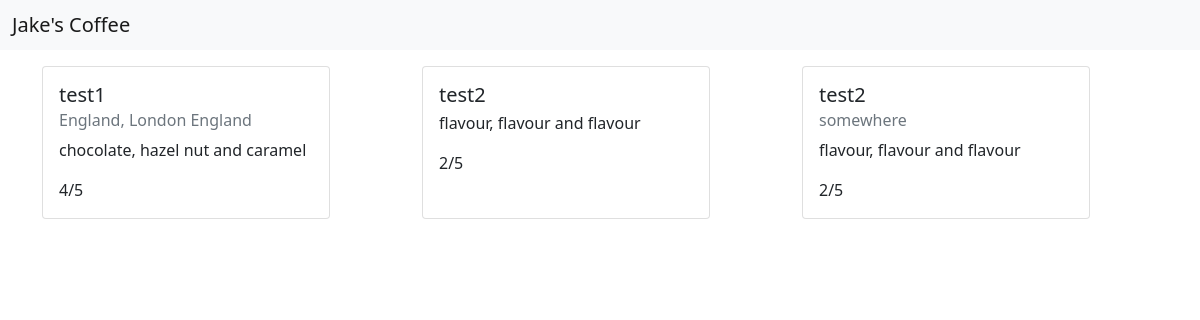
Before: / with the older database file.
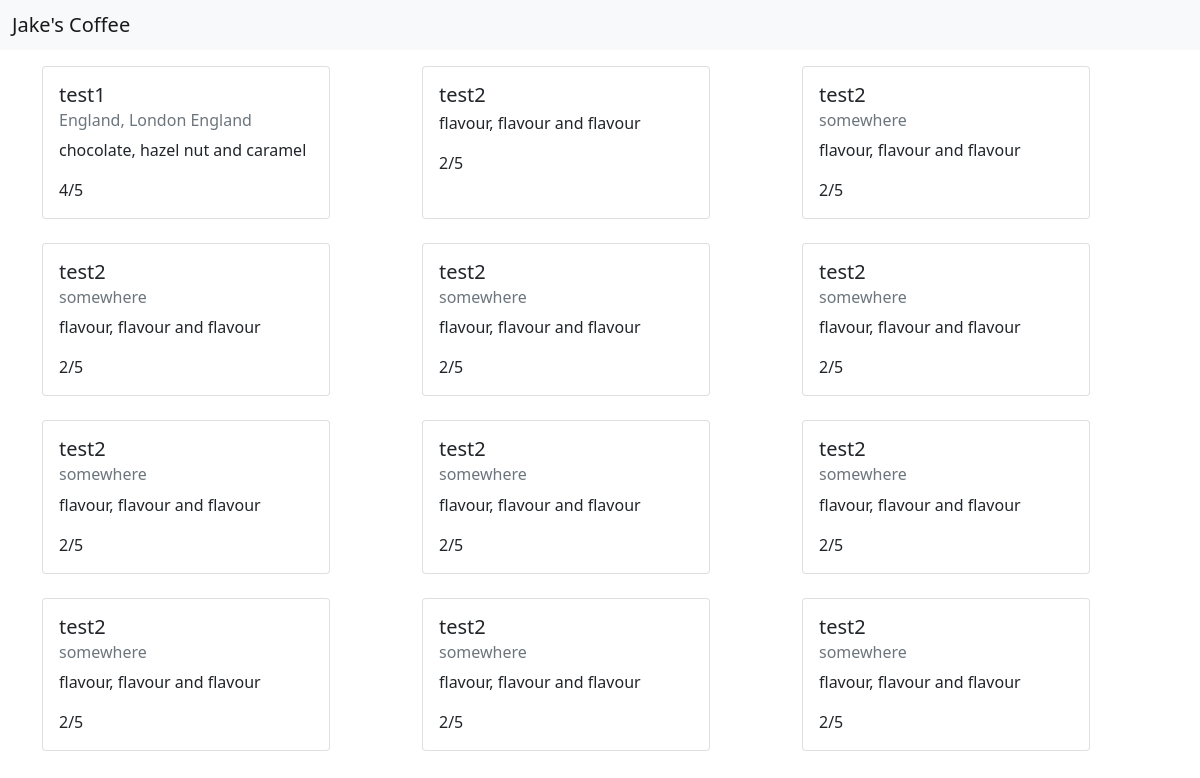
After: the same page with the newer database file.
### app/models.py (models this page shows)
class Bean(UserMixin, db.Model):
    id = db.Column(db.Integer, primary_key=True)
    name = db.Column(db.String(20), index=True, nullable=False)
    country = db.Column(db.String(20), index=True)
    region = db.Column(db.String(20), index=True)
    description = db.Column(db.String(80))
    rating = db.Column(db.Integer, index=True, nullable=False)

### app/routes.py (the view)
@app.route('/')
def index():
    beans = Bean.query.all()
    return render_template('index.html', beans=beans)

### app/templates/index.html (shortened to what this page needs)
{% extends 'base.html' %}
{% block content %}
<main class="mt-3">
    <div class="container">
        <div class="row row-cols-1 row-cols-md-3">
            {% for bean in beans %}
            {% include '_bean_thumbnail.html' %}
            {% endfor %}
            {% endblock %}

### app/templates/base.html (shortened to what this page needs)
<!doctype html>
<html lang="en">
<head>
    <link href="https://cdn.jsdelivr.net/npm/bootstrap@5.0.2/dist/css/bootstrap.min.css" rel="stylesheet"
>
</head>
<body>
    <nav class="navbar navbar-light bg-light">
        <div class="container-fluid">
            <span class="navbar-brand mb-0 h1">Jake's Coffee</span>
        </div>
    </nav>
    {% block content %} {% endblock %}
</body>
</html>

### app/templates/_bean_thumbnail.html
<div class="col mb-4">
    <div class="card h-100" style="width: 18rem;">
        <div class="card-body">
            <h5 class="card-title">{{ bean.name }}</h5>
            <h6 class="card-subtitle mb-2 text-muted">
                {% if bean.country %}
                {% if bean.region %}
                {{ bean.country }}, {{ bean.region }}
                {% endif %}
                {{ bean.country }}
                {% endif %}
            </h6>
            <p class="card-text">
                {% if bean.description %} {{ bean.description }} {% endif %}
            </p>
            <p class="card-text">{{ bean.rating }}/5</p>
        </div>
    </div>
</div>

Changed rows visible on the page:
added Bean: name "test2", country "somewhere", description "flavour, flavour and flavour", rating "2"
added Bean: name "test2", country "somewhere", description "flavour, flavour and flavour", rating "2"
added Bean: name "test2", country "somewhere", description "flavour, flavour and flavour", rating "2"
added Bean: name "test2", country "somewhere", description "flavour, flavour and flavour", rating "2"
added Bean: name "test2", country "somewhere", description "flavour, flavour and flavour", rating "2"
added Bean: name "test2", country "somewhere", description "flavour, flavour and flavour", rating "2"
added Bean: name "test2", country "somewhere", description "flavour, flavour and flavour", rating "2"
added Bean: name "test2", country "somewhere", description "flavour, flavour and flavour", rating "2"
added Bean: name "test2", country "somewhere", description "flavour, flavour and flavour", rating "2"
